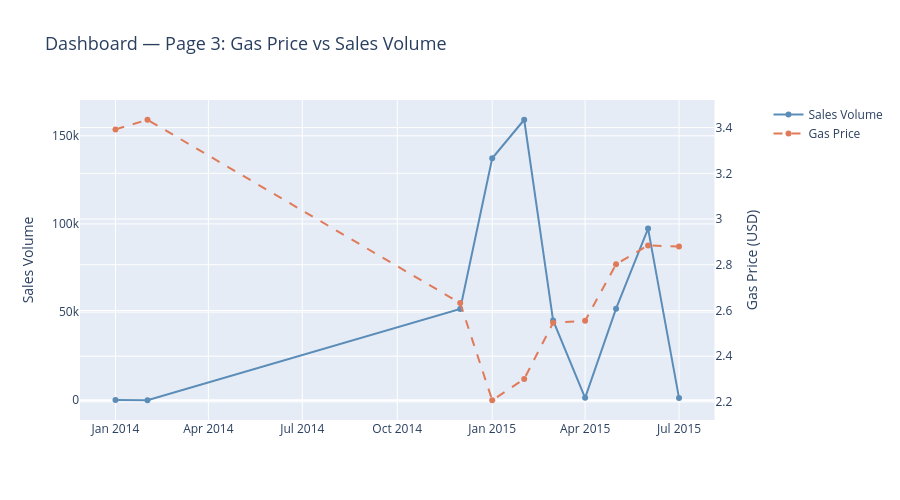

Here is the notebook cell this chart was saved with:
### Code cell
monthly = df.groupby(['year_sold','month']).agg(
    sales_count=('sellingprice','count'),
    avg_gas=('gas_price','mean')
).reset_index()
monthly['date'] = pd.to_datetime(monthly[['year_sold','month']].assign(day=1).rename(
    columns={'year_sold':'year'}))

fig = make_subplots(specs=[[{"secondary_y": True}]])

fig.add_trace(go.Scatter(
    x=monthly['date'], y=monthly['sales_count'],
    name='Sales Volume', line=dict(color='#5B8DB8', width=2)
), secondary_y=False)

fig.add_trace(go.Scatter(
    x=monthly['date'], y=monthly['avg_gas'],
    name='Gas Price', line=dict(color='#E07B5A', width=2, dash='dash')
), secondary_y=True)

fig.update_layout(
    title_text='Dashboard — Page 3: Gas Price vs Sales Volume',
    title_font_size=18,
    height=500
)
fig.update_yaxes(title_text='Sales Volume', secondary_y=False)
fig.update_yaxes(title_text='Gas Price (USD)', secondary_y=True)
fig.write_html('../outputs/page3_gas_vs_sales.html')
fig.show()

### Figure 1 — Plotly figure (JSON) as saved in the notebook; plotly's stock layout.template omitted (floating-point values rounded to 4 significant figures)
{"data": [{"line": {"color": "#5B8DB8", "width": 2}, "name": "Sales Volume", "type": "scatter", "x": ["2014-01-01T00:00:00.000000000", "2014-02-01T00:00:00.000000000", "2014-12-01T00:00:00.000000000", "2015-01-01T00:00:00.000000000", "2015-02-01T00:00:00.000000000", "2015-03-01T00:00:00.000000000", "2015-04-01T00:00:00.000000000", "2015-05-01T00:00:00.000000000", "2015-06-01T00:00:00.000000000", "2015-07-01T00:00:00.000000000"], "xaxis": "x", "y": [202, 1, 51822, 137270, 159114, 45259, 1393, 51919, 97388, 1236], "yaxis": "y"}, {"line": {"color": "#E07B5A", "dash": "dash", "width": 2}, "name": "Gas Price", "type": "scatter", "x": ["2014-01-01T00:00:00.000000000", "2014-02-01T00:00:00.000000000", "2014-12-01T00:00:00.000000000", "2015-01-01T00:00:00.000000000", "2015-02-01T00:00:00.000000000", "2015-03-01T00:00:00.000000000", "2015-04-01T00:00:00.000000000", "2015-05-01T00:00:00.000000000", "2015-06-01T00:00:00.000000000", "2015-07-01T00:00:00.000000000"], "xaxis": "x", "y": [3.392, 3.434, 2.632, 2.208, 2.301, 2.546, 2.555, 2.802, 2.885, 2.88], "yaxis": "y2"}], "layout": {"height": 500, "title": {"font": {"size": 18}, "text": "Dashboard — Page 3: Gas Price vs Sales Volume"}, "xaxis": {"anchor": "y", "domain": [0, 0.94]}, "yaxis": {"anchor": "x", "domain": [0, 1], "title": {"text": "Sales Volume"}}, "yaxis2": {"anchor": "x", "overlaying": "y", "side": "right", "title": {"text": "Gas Price (USD)"}}}}
